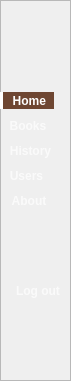
   <widget class="QFrame" name="leftSidebar">
    <property name="geometry">
     <rect>
      <x>0</x>
      <y>0</y>
      <width>71</width>
      <height>381</height>
     </rect>
    </property>
    <property name="styleSheet">
     <string notr="true">#leftSidebar {
    background-color: rgb(139, 94, 60); /* Darker brown */
    border: none; /* Remove any default border */
}</string>
    </property>
    <property name="frameShape">
     <enum>QFrame::Shape::StyledPanel</enum>
    </property>
    <property name="frameShadow">
     <enum>QFrame::Shadow::Raised</enum>
    </property>
    <widget class="QLabel" name="logoImageLabel">
     <property name="geometry">
      <rect>
       <x>6</x>
       <y>5</y>
       <width>61</width>
       <height>35</height>
      </rect>
     </property>
     <property name="text">
      <string/>
     </property>
     <property name="pixmap">
      <pixmap resource="resources.qrc">:/img/img/Frame 245.png</pixmap>
     </property>
     <property name="scaledContents">
      <bool>true</bool>
     </property>
    </widget>
    <widget class="QToolButton" name="toolButton">
     <property name="geometry">
      <rect>
       <x>-1</x>
       <y>280</y>
       <width>71</width>
       <height>21</height>
      </rect>
     </property>
     <property name="font">
      <font>
       <bold>true</bold>
      </font>
     </property>
     <property name="styleSheet">
      <string notr="true">QToolButton {
    background-color: transparent; /* No background by default */
    color: rgba(255, 255, 255, 180); /* Slightly transparent white text */
    border: none;
    padding-left:7px;/* Adjust padding for desired size */
 qproperty-iconSize: 13px 13px;

}

QToolButton:hover {
    background-color: rgb(90, 60, 40); /* Slightly lighter brown on hover */
    color: white; /* Solid white text on hover */
    border-left: 3px solid white; /* Highlight on the left */
}</string>
     </property>
     <property name="text">
      <string>Log out</string>
     </property>
     <property name="icon">
      <iconset>
       <normaloff>../../Downloads/logout 3.png</normaloff>../../Downloads/logout 3.png</iconset>
     </property>
     <property name="toolButtonStyle">
      <enum>Qt::ToolButtonStyle::ToolButtonTextBesideIcon</enum>
     </property>
     <property name="autoRaise">
      <bool>true</bool>
     </property>
    </widget>
    <widget class="QWidget" name="layoutWidget">
     <property name="geometry">
      <rect>
       <x>0</x>
       <y>90</y>
       <width>74</width>
       <height>121</height>
      </rect>
     </property>
     <layout class="QVBoxLayout" name="verticalLayout">
      <item>
       <widget class="QToolButton" name="dashboardButton">
        <property name="font">
         <font>
          <bold>true</bold>
         </font>
        </property>
        <property name="styleSheet">
         <string notr="true">QToolButton {
    background-color: transparent; /* No background by default */
    color: rgba(255, 255, 255, 180); /* Slightly transparent white text */
    border: none;
padding-left:5px;
    text-align: center; /* Align text to the left */
 qproperty-iconSize: 12px 12px;
}

QToolButton:hover {
    background-color:rgb(255, 255, 255) /* Slightly lighter brown on hover */
    color: rgb(139, 94, 60);
    border-left: 3px solid white; /* Highlight on the left */
}
#dashboardButton {
    background-color: rgb(110, 70, 50); /* Distinct background for active */
    color: white;
    font-weight: bold;
    border-left: 3px solid white; /* Stronger highlight */
}
/* Make sure this specific rule comes after or overrides the general QToolButton rule if needed */</string>
        </property>
        <property name="text">
         <string>Home </string>
        </property>
        <property name="icon">
         <iconset resource="resources.qrc">
          <normaloff>:/img/img/element-2 2.png</normaloff>:/img/img/element-2 2.png</iconset>
        </property>
        <property name="toolButtonStyle">
         <enum>Qt::ToolButtonStyle::ToolButtonTextBesideIcon</enum>
        </property>
        <property name="autoRaise">
         <bool>true</bool>
        </property>
       </widget>
      </item>
      <item>
       <widget class="QToolButton" name="dashboardButton_3">
        <property name="font">
         <font>
          <bold>true</bold>
         </font>
        </property>
        <property name="styleSheet">
         <string notr="true">QToolButton {
    background-color: transparent; /* No background by default */
    color: rgba(255, 255, 255, 180); /* Slightly transparent white text */
	padding-left:5px;
    border: none;
    text-align: center; /* Align text to the left */
 qproperty-iconSize: 12px 12px;
}

QToolButton:hover {
    background-color:rgb(255, 255, 255) /* Slightly lighter brown on hover */
    color: rgb(139, 94, 60);
    border-left: 3px solid white; /* Highlight on the left */
}</string>
        </property>
        <property name="text">
         <string>Books</string>
        </property>
        <property name="icon">
         <iconset resource="resources.qrc">
          <normaloff>:/img/img/book-1 1.png</normaloff>:/img/img/book-1 1.png</iconset>
        </property>
        <property name="toolButtonStyle">
         <enum>Qt::ToolButtonStyle::ToolButtonTextBesideIcon</enum>
        </property>
        <property name="autoRaise">
         <bool>true</bool>
        </property>
       </widget>
      </item>
      <item>
       <widget class="QToolButton" name="dashboardButton_2">
        <property name="font">
         <font>
          <bold>true</bold>
         </font>
        </property>
        <property name="styleSheet">
         <string notr="true">QToolButton {
    background-color: transparent; /* No background by default */
    color: rgba(255, 255, 255, 180); /* Slightly transparent white text */
    border: none;
padding-left:5px;
    text-align: center; /* Align text to the left */
 qproperty-iconSize: 9px 9px;
}

QToolButton:hover {
    background-color:rgb(255, 255, 255) /* Slightly lighter brown on hover */
    color: rgb(139, 94, 60);
    border-left: 3px solid white; /* Highlight on the left */
}</string>
        </property>
        <property name="text">
         <string>History</string>
        </property>
        <property name="icon">
         <iconset resource="resources.qrc">
          <normaloff>:/img/img/Vector.png</normaloff>:/img/img/Vector.png</iconset>
        </property>
        <property name="toolButtonStyle">
         <enum>Qt::ToolButtonStyle::ToolButtonTextBesideIcon</enum>
        </property>
        <property name="autoRaise">
         <bool>true</bool>
        </property>
       </widget>
      </item>
      <item>
       <widget class="QToolButton" name="dashboardButton_4">
        <property name="font">
         <font>
          <bold>true</bold>
         </font>
        </property>
        <property name="styleSheet">
         <string notr="true">QToolButton {
    background-color: transparent; /* No background by default */
    color: rgba(255, 255, 255, 180); /* Slightly transparent white text */
padding-left:5px;
    border: none;
    text-align: center; /* Align text to the left */
 qproperty-iconSize: 12px 12px;
}

QToolButton:hover {
    background-color:rgb(255, 255, 255) /* Slightly lighter brown on hover */
    color: rgb(139, 94, 60);
    border-left: 3px solid white; /* Highlight on the left */
}</string>
        </property>
        <property name="text">
         <string>Users</string>
        </property>
        <property name="icon">
         <iconset resource="resources.qrc">
          <normaloff>:/img/img/people 3.png</normaloff>:/img/img/people 3.png</iconset>
        </property>
        <property name="toolButtonStyle">
         <enum>Qt::ToolButtonStyle::ToolButtonTextBesideIcon</enum>
        </property>
        <property name="autoRaise">
         <bool>true</bool>
        </property>
       </widget>
      </item>
      <item>
       <widget class="QToolButton" name="dashboardButton_5">
        <property name="font">
         <font>
          <bold>true</bold>
         </font>
        </property>
        <property name="styleSheet">
         <string notr="true">QToolButton {
    background-color: transparent; /* No background by default */
    color: rgba(255, 255, 255, 180); /* Slightly transparent white text */
    border: none;
padding-left:7px;
    text-align: center; /* Align text to the left */
 qproperty-iconSize: 10px 10px;
}

QToolButton:hover {
    background-color:rgb(255, 255, 255) /* Slightly lighter brown on hover */
    color: rgb(139, 94, 60);
    border-left: 3px solid white; /* Highlight on the left */
}</string>
        </property>
        <property name="text">
         <string>About</string>
        </property>
        <property name="icon">
         <iconset resource="resources.qrc">
          <normaloff>:/img/img/Vector (1).png</normaloff>:/img/img/Vector (1).png</iconset>
        </property>
        <property name="toolButtonStyle">
         <enum>Qt::ToolButtonStyle::ToolButtonTextBesideIcon</enum>
        </property>
        <property name="autoRaise">
         <bool>true</bool>
        </property>
       </widget>
      </item>
     </layout>
    </widget>
   </widget>
